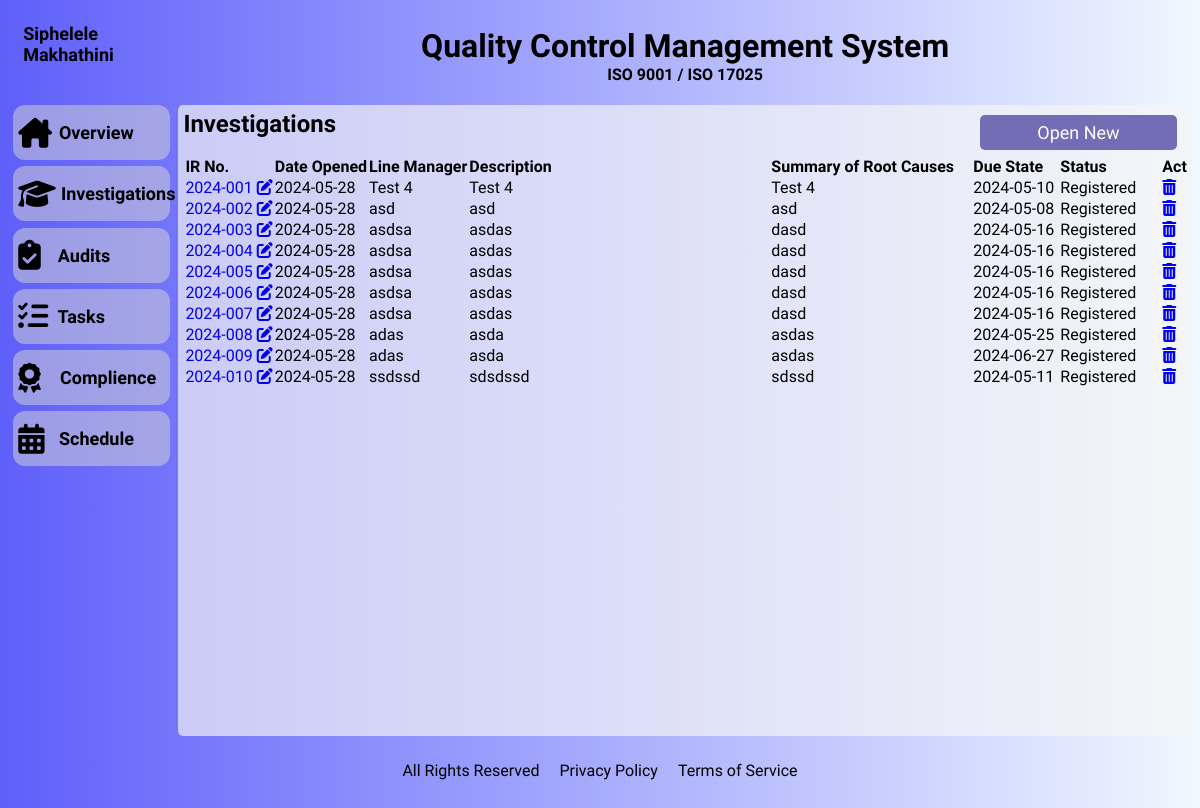
Before: /investigations with the older database file.
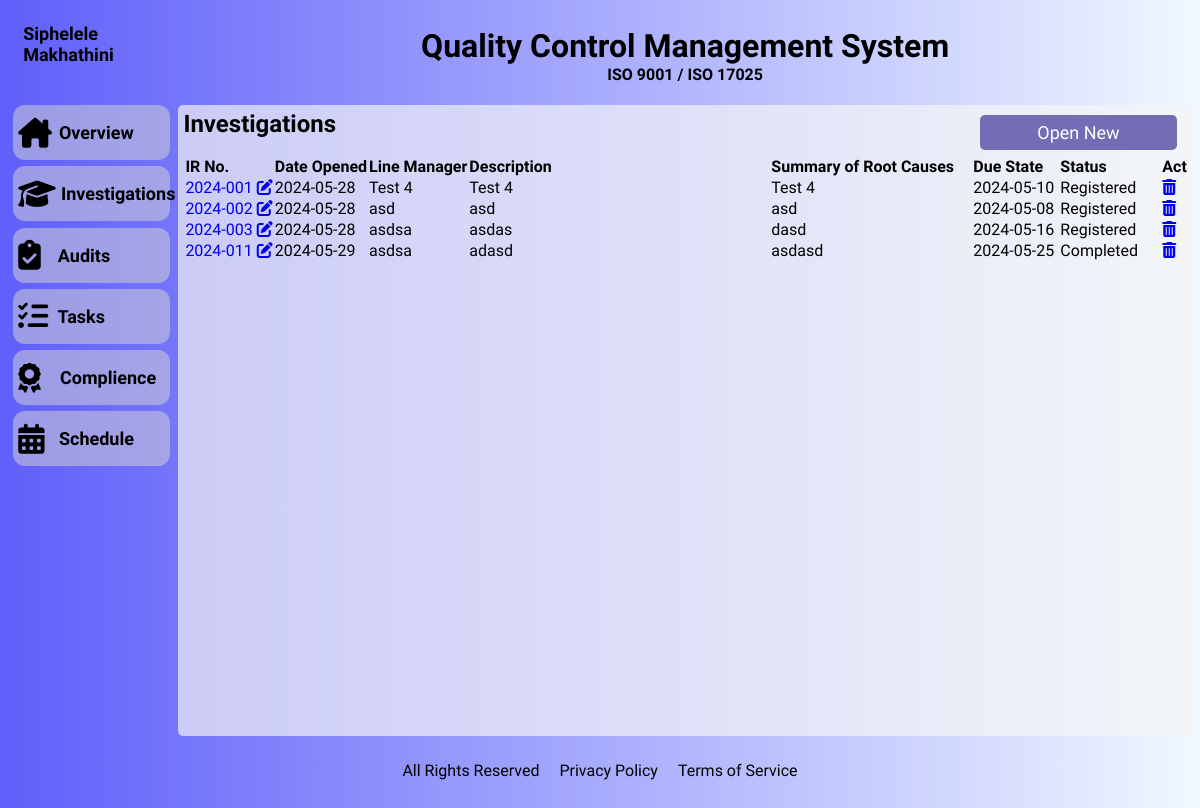
After: the same page with the newer database file.
### models/investigations.py (models this page shows, shortened)
class Investigations(BaseModel):
    __tablename__ = "investigations"
    ir_number = Column(String(20), nullable=False, unique=True)
    raised_by = Column(String(20), nullable=False)
    line_manager = Column(String(20), nullable=False)
    priority = Column(String(10), nullable=False)
    team_leader = Column(String(20), nullable=True)
    description = Column(String(255), nullable=False)
    root_cause_summary = Column(String(100), nullable=False)
    ir_source = Column(String(30), nullable=False)
    due_date = Column(DateTime, nullable=True)

### routes/inv.py (the view)
@inv_views.route('/investigations')
def investigations_list():
    from app import Session
    db = Session()
    investigations = db.query(Investigations).filter(Investigations.status!="Rejected").all()
    print(investigations)
    return render_template('dashboard/investigations/investigations.html',
                           investigations=investigations)

### app.py (called while the page is built)
def initialize_extentions(app):
    app.jinja_loader = FileSystemLoader('templates')
    def format_date(value, format='%Y-%m-%d'):
        if value is not None:
            return value.strftime(format)
        return ''
    app.jinja_env.filters['format_date'] = format_date

### templates/dashboard/investigations/investigations.html (shortened to what this page needs)
<!DOCTYPE html>
<html lang="en">
  <head>
    <link rel="stylesheet" type="text/css" href="../../../static/fontawesome/css/all.min.css">
    <link href="../../../static/css/investigations.css" type="text/css" rel="stylesheet">
  </head>
  <body>
    <div class="container">
      <div class="company-logo" id="company-logo">
        <h3>Siphelele Makhathini</h3>
      </div>
      <header class="heading" id="heading">
        <h1>Quality Control Management System</h1>
        <h4>ISO 9001 / ISO 17025 </h4>
      </header>
      <div class="sidebar" id="sidebar">
        <nav class="nav-container" id="nav-container">
          <ul>
            <li class="nav-items"><a href="{{ url_for('dash_views.dashboard') }}"><i class="fa-solid fa-house-chimney"></i><span> Overview</span></a></li>
            <li class="nav-items"><a href="{{ url_for('dash_views.click_investiagtions') }}"><i class="fa-solid fa-graduation-cap"></i><span> Investigations</span></a></li>
            <li class="nav-items"><a><i class="fa-solid fa-clipboard-check"></i><span> Audits</span></a></li>
            <li class="nav-items"><a><i class="fa-solid fa-list-check"></i><span> Tasks</span></li>
            <li class="nav-items"><a><i class="fa-solid fa-award"></i><span> Complience</span></a></li>
            <li class="nav-items"><a><i class="fa-solid fa-calendar-days"></i><span> Schedule</span></a></li>
          </ul>
        </nav>
      </div>
      <div class="content-panel-1" id="content-panel-1">
        <div class="inv-heading-title">
          <h2>Investigations</h2>
          <button id="open-new-button"> Open New </button>
        </div>
        <div class="inv-table">
          <table class="table table-boardered">
            <thead>
              <tr>
                <th>IR No.</th>
                <th>Date Opened</th>
                <th>Line Manager</th>
                <th>Description</th>
                <th>Summary of Root Causes</th>
                <th>Due State</th>
                <th>Status</th>
                <th>Action</th>
              </tr>
            </thead>
            <tbody>
              {% for investigation in investigations %}
              <tr>
                <td><a href="{{ url_for('inv_views.investigation_details', ir_number=investigation.ir_number) }}">{{ investigation.ir_number }}   <i class="fa-solid fa-pen-to-square"></i></a></td>
                <td>{{ investigation.date_created_on | format_date('%Y-%m-%d') }}</td>
                <td>{{ investigation.line_manager }}</td>
                <td>{{ investigation.description }}</td>
                <td>{{ investigation.root_cause_summary }}</td>
                <td>{{ investigation.due_date | format_date('%Y-%m-%d') }}</td>
                <td>{{ investigation.status }}</td>
                <td><a href="{{ url_for('inv_views.delete_investigation', ir_number=investigation.ir_number) }}"><i class="fa-solid fa-trash-can"></i></a></td>
              </tr>
              {% endfor %}
            </tbody>
          </table>
        </div>
      </div>
      <footer>
        <ul>
          <li><p>All Rights Reserved</p></li>
          <li><p>Privacy Policy</p></li>
          <li><p>Terms of Service</p></li>
        </ul>
      </footer>
    </div>
  </body>
</html>

Changed rows visible on the page:
no longer on this page (row edited): Investigations: ir_number "2024-004", date_created_on "2024-05-28", line_manager "asdsa", description "asdas", root_cause_summary "dasd", due_date "2024-05-16", status "Registered"
no longer on this page (row edited): Investigations: ir_number "2024-005", date_created_on "2024-05-28", line_manager "asdsa", description "asdas", root_cause_summary "dasd", due_date "2024-05-16", status "Registered"
no longer on this page (row edited): Investigations: ir_number "2024-006", date_created_on "2024-05-28", line_manager "asdsa", description "asdas", root_cause_summary "dasd", due_date "2024-05-16", status "Registered"
no longer on this page (row edited): Investigations: ir_number "2024-007", date_created_on "2024-05-28", line_manager "asdsa", description "asdas", root_cause_summary "dasd", due_date "2024-05-16", status "Registered"
no longer on this page (row edited): Investigations: ir_number "2024-008", date_created_on "2024-05-28", line_manager "adas", description "asda", root_cause_summary "asdas", due_date "2024-05-25", status "Registered"
no longer on this page (row edited): Investigations: ir_number "2024-009", date_created_on "2024-05-28", line_manager "adas", description "asda", root_cause_summary "asdas", due_date "2024-06-27", status "Registered"
no longer on this page (row edited): Investigations: ir_number "2024-010", date_created_on "2024-05-28", line_manager "ssdssd", description "sdsdssd", root_cause_summary "sdssd", due_date "2024-05-11", status "Registered"
added Investigations: ir_number "2024-011", date_created_on "2024-05-29", line_manager "asdsa", description "adasd", root_cause_summary "asdasd", due_date "2024-05-25", status "Completed"
